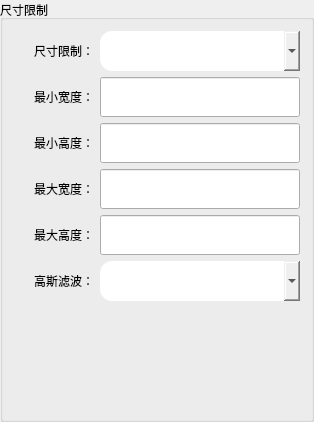
           <widget class="QGroupBox" name="groupBox_3">
            <property name="title">
             <string>尺寸限制</string>
            </property>
            <layout class="QVBoxLayout" name="verticalLayout_6">
             <item>
              <layout class="QHBoxLayout" name="horizontalLayout_18">
               <item>
                <widget class="QLabel" name="label_22">
                 <property name="minimumSize">
                  <size>
                   <width>80</width>
                   <height>40</height>
                  </size>
                 </property>
                 <property name="maximumSize">
                  <size>
                   <width>120</width>
                   <height>40</height>
                  </size>
                 </property>
                 <property name="text">
                  <string>尺寸限制：</string>
                 </property>
                 <property name="alignment">
                  <set>Qt::AlignmentFlag::AlignRight|Qt::AlignmentFlag::AlignTrailing|Qt::AlignmentFlag::AlignVCenter</set>
                 </property>
                </widget>
               </item>
               <item>
                <widget class="QComboBox" name="Tab2_SizeLimit_Combo">
                 <property name="sizePolicy">
                  <sizepolicy hsizetype="Preferred" vsizetype="Preferred">
                   <horstretch>0</horstretch>
                   <verstretch>0</verstretch>
                  </sizepolicy>
                 </property>
                 <property name="minimumSize">
                  <size>
                   <width>200</width>
                   <height>40</height>
                  </size>
                 </property>
                 <property name="styleSheet">
                  <string notr="true">border-radius: 12px;</string>
                 </property>
                </widget>
               </item>
              </layout>
             </item>
             <item>
              <layout class="QHBoxLayout" name="horizontalLayout_19">
               <item>
                <widget class="QLabel" name="label_23">
                 <property name="minimumSize">
                  <size>
                   <width>80</width>
                   <height>40</height>
                  </size>
                 </property>
                 <property name="maximumSize">
                  <size>
                   <width>120</width>
                   <height>40</height>
                  </size>
                 </property>
                 <property name="text">
                  <string>最小宽度：</string>
                 </property>
                 <property name="alignment">
                  <set>Qt::AlignmentFlag::AlignRight|Qt::AlignmentFlag::AlignTrailing|Qt::AlignmentFlag::AlignVCenter</set>
                 </property>
                </widget>
               </item>
               <item>
                <widget class="QLineEdit" name="Tab2_MinWidth_Edit">
                 <property name="sizePolicy">
                  <sizepolicy hsizetype="Preferred" vsizetype="Preferred">
                   <horstretch>0</horstretch>
                   <verstretch>0</verstretch>
                  </sizepolicy>
                 </property>
                 <property name="minimumSize">
                  <size>
                   <width>200</width>
                   <height>40</height>
                  </size>
                 </property>
                 <property name="maximumSize">
                  <size>
                   <width>500</width>
                   <height>500</height>
                  </size>
                 </property>
                </widget>
               </item>
              </layout>
             </item>
             <item>
              <layout class="QHBoxLayout" name="horizontalLayout_20">
               <item>
                <widget class="QLabel" name="label_24">
                 <property name="minimumSize">
                  <size>
                   <width>80</width>
                   <height>40</height>
                  </size>
                 </property>
                 <property name="maximumSize">
                  <size>
                   <width>120</width>
                   <height>40</height>
                  </size>
                 </property>
                 <property name="text">
                  <string>最小高度：</string>
                 </property>
                 <property name="alignment">
                  <set>Qt::AlignmentFlag::AlignRight|Qt::AlignmentFlag::AlignTrailing|Qt::AlignmentFlag::AlignVCenter</set>
                 </property>
                </widget>
               </item>
               <item>
                <widget class="QLineEdit" name="Tab2_MinHeight_Edit">
                 <property name="sizePolicy">
                  <sizepolicy hsizetype="Preferred" vsizetype="Preferred">
                   <horstretch>0</horstretch>
                   <verstretch>0</verstretch>
                  </sizepolicy>
                 </property>
                 <property name="minimumSize">
                  <size>
                   <width>200</width>
                   <height>40</height>
                  </size>
                 </property>
                 <property name="maximumSize">
                  <size>
                   <width>500</width>
                   <height>500</height>
                  </size>
                 </property>
                </widget>
               </item>
              </layout>
             </item>
             <item>
              <layout class="QHBoxLayout" name="horizontalLayout_21">
               <item>
                <widget class="QLabel" name="label_25">
                 <property name="minimumSize">
                  <size>
                   <width>80</width>
                   <height>40</height>
                  </size>
                 </property>
                 <property name="maximumSize">
                  <size>
                   <width>120</width>
                   <height>40</height>
                  </size>
                 </property>
                 <property name="text">
                  <string>最大宽度：</string>
                 </property>
                 <property name="alignment">
                  <set>Qt::AlignmentFlag::AlignRight|Qt::AlignmentFlag::AlignTrailing|Qt::AlignmentFlag::AlignVCenter</set>
                 </property>
                </widget>
               </item>
               <item>
                <widget class="QLineEdit" name="Tab2_MaxWidth_Edit">
                 <property name="sizePolicy">
                  <sizepolicy hsizetype="Preferred" vsizetype="Preferred">
                   <horstretch>0</horstretch>
                   <verstretch>0</verstretch>
                  </sizepolicy>
                 </property>
                 <property name="minimumSize">
                  <size>
                   <width>200</width>
                   <height>40</height>
                  </size>
                 </property>
                 <property name="maximumSize">
                  <size>
                   <width>500</width>
                   <height>500</height>
                  </size>
                 </property>
                </widget>
               </item>
              </layout>
             </item>
             <item>
              <layout class="QHBoxLayout" name="horizontalLayout_22">
               <item>
                <widget class="QLabel" name="label_26">
                 <property name="minimumSize">
                  <size>
                   <width>80</width>
                   <height>40</height>
                  </size>
                 </property>
                 <property name="maximumSize">
                  <size>
                   <width>120</width>
                   <height>40</height>
                  </size>
                 </property>
                 <property name="text">
                  <string>最大高度：</string>
                 </property>
                 <property name="alignment">
                  <set>Qt::AlignmentFlag::AlignRight|Qt::AlignmentFlag::AlignTrailing|Qt::AlignmentFlag::AlignVCenter</set>
                 </property>
                </widget>
               </item>
               <item>
                <widget class="QLineEdit" name="Tab2_MaxHeight_Edit">
                 <property name="sizePolicy">
                  <sizepolicy hsizetype="Preferred" vsizetype="Preferred">
                   <horstretch>0</horstretch>
                   <verstretch>0</verstretch>
                  </sizepolicy>
                 </property>
                 <property name="minimumSize">
                  <size>
                   <width>200</width>
                   <height>40</height>
                  </size>
                 </property>
                 <property name="maximumSize">
                  <size>
                   <width>500</width>
                   <height>500</height>
                  </size>
                 </property>
                </widget>
               </item>
              </layout>
             </item>
             <item>
              <layout class="QHBoxLayout" name="horizontalLayout_23">
               <item>
                <widget class="QLabel" name="label_27">
                 <property name="minimumSize">
                  <size>
                   <width>80</width>
                   <height>40</height>
                  </size>
                 </property>
                 <property name="maximumSize">
                  <size>
                   <width>120</width>
                   <height>40</height>
                  </size>
                 </property>
                 <property name="text">
                  <string>高斯滤波：</string>
                 </property>
                 <property name="alignment">
                  <set>Qt::AlignmentFlag::AlignRight|Qt::AlignmentFlag::AlignTrailing|Qt::AlignmentFlag::AlignVCenter</set>
                 </property>
                </widget>
               </item>
               <item>
                <widget class="QComboBox" name="Tab2_UseGaussianBlur_Combo">
                 <property name="sizePolicy">
                  <sizepolicy hsizetype="Preferred" vsizetype="Preferred">
                   <horstretch>0</horstretch>
                   <verstretch>0</verstretch>
                  </sizepolicy>
                 </property>
                 <property name="minimumSize">
                  <size>
                   <width>200</width>
                   <height>40</height>
                  </size>
                 </property>
                 <property name="styleSheet">
                  <string notr="true">border-radius: 12px;</string>
                 </property>
                </widget>
               </item>
              </layout>
             </item>
             <item>
              <spacer name="verticalSpacer_2">
               <property name="orientation">
                <enum>Qt::Orientation::Vertical</enum>
               </property>
               <property name="sizeHint" stdset="0">
                <size>
                 <width>20</width>
                 <height>107</height>
                </size>
               </property>
              </spacer>
             </item>
            </layout>
           </widget>
